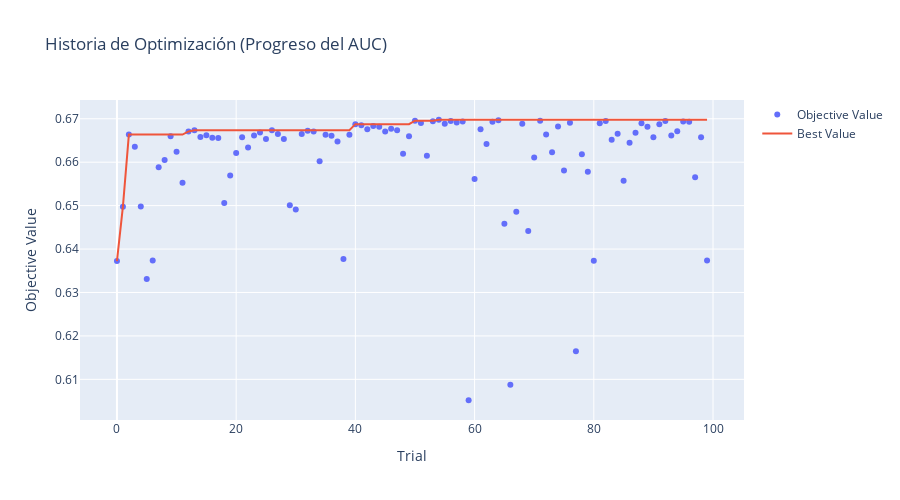
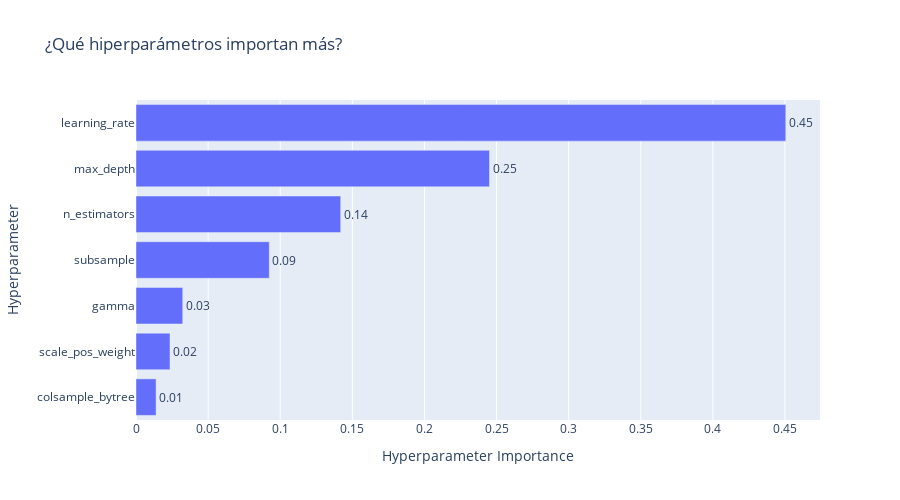
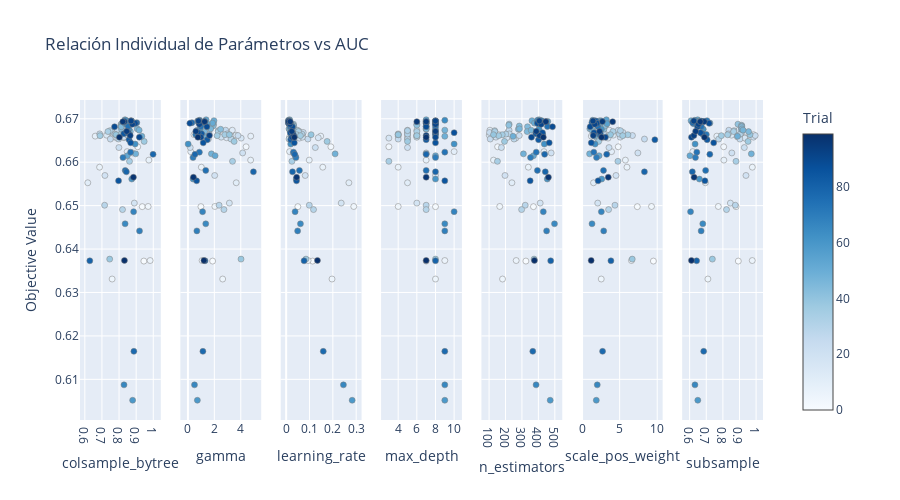

The code cell stored with these charts, in order, in its notebook:
### Markdown cell above
### Graficos optuna.
- Se generan 3 graficos cada una con un objetivo propio:
- Hisotria de optimizacion: Revela como evoluciona el valor objetivo a lo largo de las iteraciones.
- Importancia de los hiperparametros: Muestra la relevancia de cada hiperparametro en la optimizacion.
- Slice plot: Muestra donde se concentran los mejores puntos para cada párametro individual.

### Code cell
# Historia de Optimización
# Muestra cómo el AUC mejora con cada trial.
fig1 = plot_optimization_history(study)
fig1.update_layout(title="Historia de Optimización (Progreso del AUC)", width=900, height=500)
fig1.write_image('../reports/figures/optimization_history.png')

fig1.show()

# Importancia de Hiperparámetros
# Te dirá qué variable afecta más. Probablemente 'scale_pos_weight' o 'learning_rate'.
fig2 = plot_param_importances(study)
fig2.update_layout(title="¿Qué hiperparámetros importan más?", width=900, height=500)
fig2.write_image('../reports/figures/params_importance.png')
fig2.show()

# Slice Plot
# Muestra dónde se concentran los mejores puntos para cada parámetro individual.
fig3 = plot_slice(study)
fig3.update_layout(title="Relación Individual de Parámetros vs AUC", width=900, height=500)
fig3.write_image('../reports/figures/slice.png')
fig3.show()
